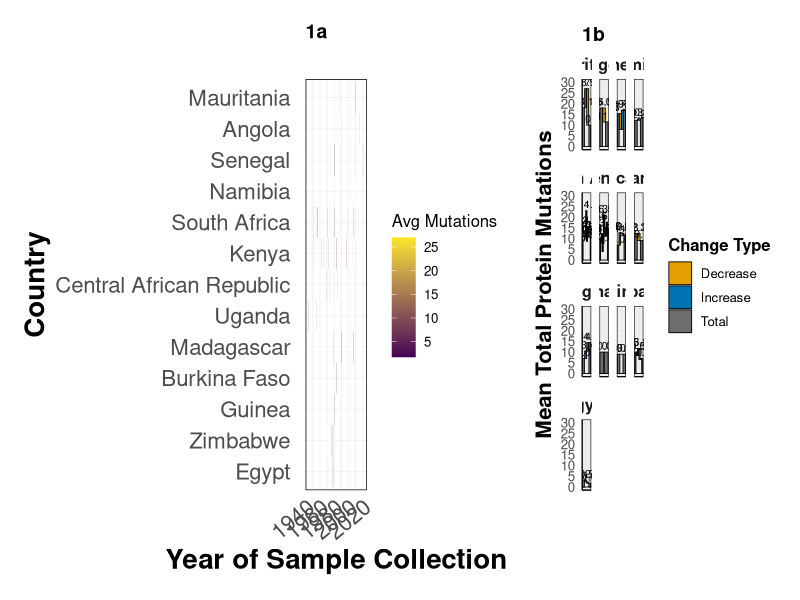
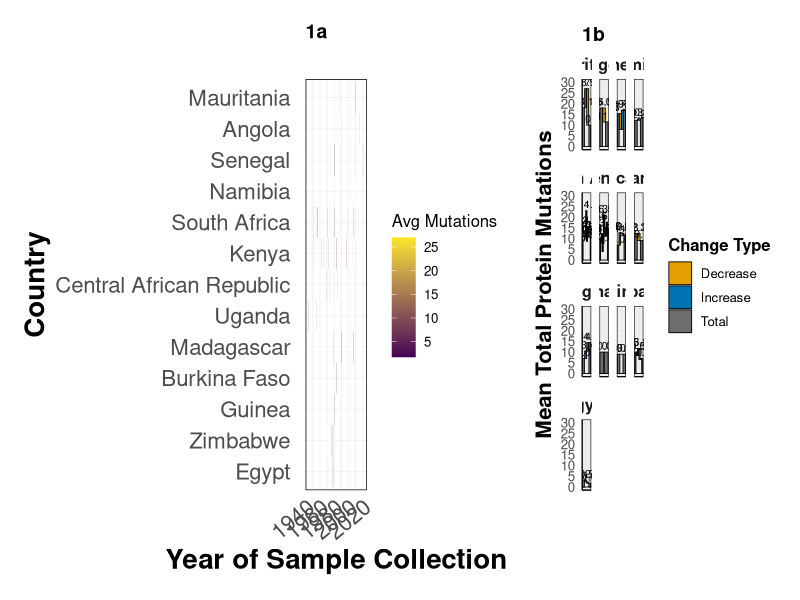

Write R code to recreate these figures, in order.
##### Figure 1: Spatiotemporal distribution of RVFV protein-coding mutations in Africa

# Packages required
library(readr)
library(dplyr)
library(tidyr)
library(ggplot2)
library(stringr)
library(patchwork)   # for side-by-side layout

# 1) Set the working directory
setwd("~/Desktop/Manuscripts/Data/R-Work/")

# Load data
mutation_data <- read_csv("Combined-Mutation.csv")

# Ensure numeric types and basic filtering
mutation_data <- mutation_data %>%
  mutate(
    Year = suppressWarnings(as.integer(`Year of Sample Collection`)),
    `Total Protein Mutations` = suppressWarnings(as.numeric(`Total Protein Mutations`))
  ) %>%
  filter(!is.na(Country), !is.na(Year), !is.na(`Total Protein Mutations`))


# HEATMAP (left)
# Geographic & temporal distribution of mean mutation burden
heatmap_data <- mutation_data %>%
  group_by(Country, Year) %>%
  summarise(Mean_Mutations = mean(`Total Protein Mutations`, na.rm = TRUE), .groups = "drop")

# Order countries from LOW to HIGH average burden (across all years)
country_order <- heatmap_data %>%
  group_by(Country) %>%
  summarise(Total = mean(Mean_Mutations, na.rm = TRUE), .groups = "drop") %>%
  arrange(Total) %>%
  pull(Country)

# Enforce the same country order for ALL downstream plots
mutation_data <- mutation_data %>%
  mutate(Country = factor(Country, levels = country_order))

heatmap_data$Country <- factor(heatmap_data$Country, levels = country_order)

heatmap_plot <- ggplot(heatmap_data, aes(x = Year, y = Country, fill = Mean_Mutations)) +
  geom_tile(color = "white", linewidth = 0.2) +
  scale_fill_gradient(low = "#440154", high = "#FDE725", name = "Avg Mutations") +
  labs(
    title = "1a",
    #subtitle = "Mean total protein mutations per country per year",
    x = "Year of Sample Collection", y = "Country"
  ) +
  theme_minimal(base_size = 12) +
  theme(
    plot.title   = element_text(hjust = 0.0, face = "bold", size = 14, margin = margin(b = 4)),
    plot.subtitle= element_text(hjust = 0.0, size = 11, margin = margin(b = 10)),
    
    axis.title.x = element_text(face = "bold", size = 20),
    axis.title.y = element_text(face = "bold", size = 20),
    
    axis.text.x  = element_text(size = 16, angle = 40, hjust = 1),
    axis.text.y  = element_text(
      size = 16,                # Larger country labels
      margin = margin(r = 8),   # Pushes countries away from heatmap
      lineheight = 1.15         # Adds vertical spacing for tall labels
    ),
    
    panel.border = element_rect(color = "black", fill = NA, linewidth = 0.5),
    panel.grid.major = element_line(color = "gray92", linewidth = 0.2),
    
    plot.margin  = margin(12, 12, 12, 12)
  )

# -------------------------------------------------
# WATERFALL (right)
#    Country-level YoY changes and start/end totals
# -------------------------------------------------
mutation_trends <- mutation_data %>%
  group_by(Country, Year) %>%
  summarise(Mean_Mutations = mean(`Total Protein Mutations`, na.rm = TRUE), .groups = "drop") %>%
  filter(!is.na(Year)) %>%
  arrange(Country, Year)

build_waterfall <- function(df_country) {
  df_country <- df_country %>% arrange(Year)
  if (nrow(df_country) == 0) return(tibble())
  
  start_total <- df_country$Mean_Mutations[1]
  end_total   <- df_country$Mean_Mutations[nrow(df_country)]
  
  change_rows <- tibble(
    label = as.character(df_country$Year[-1]),
    value = df_country$Mean_Mutations[-1] - df_country$Mean_Mutations[-nrow(df_country)],
    type  = "change"
  )
  
  wf <- bind_rows(
    tibble(label = paste0(df_country$Year[1], " (Start)"),
           value = start_total, type = "total_start"),
    change_rows,
    tibble(label = paste0(df_country$Year[nrow(df_country)], " (End)"),
           value = end_total, type = "total_end")
  ) %>%
    mutate(x = row_number(),
           running = ifelse(type == "total_start", value, NA_real_))
  
  # running total
  for (i in seq_len(nrow(wf))) {
    if (i == 1) next
    if (wf$type[i] == "change") {
      wf$running[i] <- wf$running[i-1] + wf$value[i]
    } else if (wf$type[i] == "total_end") {
      wf$running[i] <- wf$value[i]
    }
  }
  
  wf %>%
    mutate(
      prev_running = lag(running, default = 0),
      ymin = case_when(
        type %in% c("total_start", "total_end") ~ 0,
        value >= 0 ~ prev_running,
        TRUE ~ running
      ),
      ymax = case_when(
        type %in% c("total_start", "total_end") ~ value,
        value >= 0 ~ running,
        TRUE ~ prev_running
      ),
      fill_type = case_when(
        type == "change" & value >= 0 ~ "Increase",
        type == "change" & value < 0  ~ "Decrease",
        type %in% c("total_start", "total_end") ~ "Total"
      )
    )
}

waterfall_df <- mutation_trends %>%
  group_by(Country) %>%
  group_modify(~ build_waterfall(.x)) %>%
  ungroup()

# Reorder countries for waterfall ONLY: highest -> lowest
waterfall_order <- heatmap_data %>%
  group_by(Country) %>%
  summarise(Total = mean(Mean_Mutations, na.rm = TRUE), .groups = "drop") %>%
  arrange(desc(Total)) %>%     # HIGH -> LOW
  pull(Country)

waterfall_df <- waterfall_df %>%
  mutate(Country = factor(Country, levels = waterfall_order))


y_max <- ceiling(max(waterfall_df$ymax, na.rm = TRUE) / 5) * 5

waterfall_plot <- ggplot(waterfall_df) +
  geom_rect(aes(xmin = x - 0.45, xmax = x + 0.45, ymin = ymin, ymax = ymax, fill = fill_type),
            color = "black", linewidth = 0.3) +
  geom_hline(yintercept = 0, linewidth = 0.3) +
  geom_text(aes(x = x, y = pmax(ymin, ymax),
                label = ifelse(type == "change", sprintf("%+.1f", value), sprintf("%.1f", ymax))),
            vjust = -0.3, size = 2.6) +
  scale_fill_manual(values = c("Increase" = "#0072B2", "Decrease" = "#E69F00", "Total" = "#6D6D6D")) +
  scale_y_continuous(limits = c(0, y_max), breaks = seq(0, y_max, by = 5)) +
  labs(
    title = "1b",
    #subtitle = "Start = first year total; steps = YoY change; End = last year total",
    x = NULL, y = "Mean Total Protein Mutations", fill = "Change Type"
  ) +
  facet_wrap(~ Country, scales = "free_x") +
  theme_minimal(base_size = 12) +
  theme(
    plot.title   = element_text(hjust = 0.0, face = "bold", size = 14, margin = margin(b = 2)),
    plot.subtitle= element_text(hjust = 0.0, size = 10, margin = margin(b = 8)),
    axis.title.y = element_text(face = "bold", size = 16),
    axis.text.x  = element_blank(),
    axis.ticks.x = element_blank(),
    panel.border = element_rect(color = "black", fill = NA, linewidth = 0.4),
    axis.line    = element_line(color = "black", linewidth = 0.4),
    legend.title = element_text(face = "bold"),
    strip.text   = element_text(face = "bold", size = 12),
    plot.margin  = margin(10, 10, 10, 10)
  )

# ------------------------------------------
# COMBINE (heatmap left, waterfall right)
# ------------------------------------------
# widths control the space each plot takes; tweak as you like (e.g., c(1, 1.25))
combined <- heatmap_plot + waterfall_plot +
  plot_layout(widths = c(2, 2)) &
  theme(legend.position = "right")  # keep legends right-aligned

print(combined)

# -----------------------------------------
# Save outputs
# -----------------------------------------
ggsave("Combined_Heatmap_Waterfall.pdf", plot = combined, width = 20, height = 8.5, dpi = 300)
